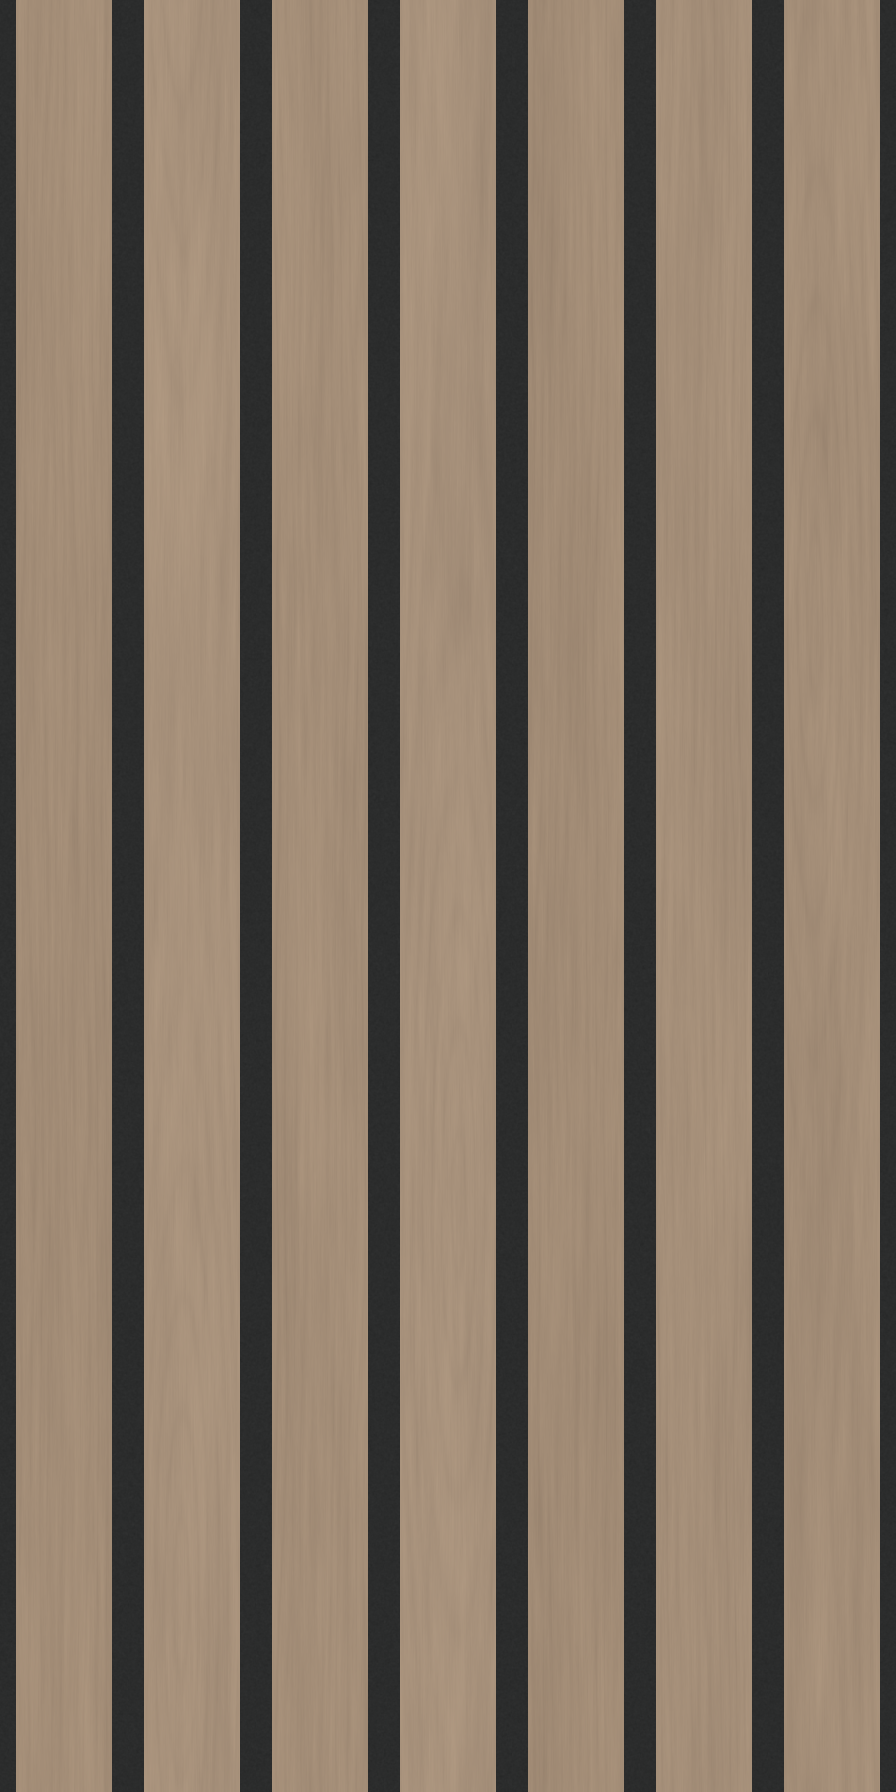

Python code for this plot:
from pathlib import Path
import json
import numpy as np
from PIL import Image, ImageDraw
from scipy.ndimage import gaussian_filter

ROOT = Path(__file__).resolve().parent
W, H = 896, 1792
WIDTH, HEIGHT = 11.8, 23.6
SLATS = 7
PITCH = WIDTH / SLATS
FACE = PITCH * 0.75
rng = np.random.default_rng(23871)


def noise(shape, sy, sx):
    n = gaussian_filter(rng.standard_normal(shape), (sy, sx), mode='wrap')
    return n / max(n.std(), 1e-8)


# Face-only samples avoid the cast shadows along the felt edges.
source = Image.open(ROOT / 'main.jpg').convert('RGB')
mask = Image.new('L', source.size)
ImageDraw.Draw(mask).polygon([(800, 628), (1400, 446), (1420, 482), (850, 666)], fill=255)
samples = np.asarray(source)[np.asarray(mask) > 0]
wood_color = np.median(samples, axis=0)
felt_color = np.array([43., 44., 44.])
color = np.empty((H, W, 3), dtype=float)
height = np.empty((H, W), dtype=float)
slat_px = W // SLATS
v = np.arange(H)[:, None] / H
u = (np.arange(slat_px)[None, :] + 0.5) / slat_px
slat_tones = [-1.8, 2.3, -0.8, 3.0, -2.4, 0.7, -0.5]

for i in range(SLATS):
    shape = (H, slat_px)
    broad = noise(shape, 140, 13)
    medium = noise(shape, 33, 2.2)
    fibers = noise(shape, 17, 0.48)
    pores = noise(shape, 2.8, 0.45)
    warp = noise(shape, 100, 7) * 0.23
    sweep = 0.35 * np.sin(2 * np.pi * (v + i * .143))
    phase = u * 13 + warp + sweep
    if i in (1, 3, 6):
        center = [.42, .58, .37][(1, 3, 6).index(i)]
        arch = np.sin(np.pi * (v + .11 * i)) ** 2
        phase = np.sqrt(((u - center) * 13) ** 2 + arch * 29 + 0.08) + warp * .22
    ring = np.sin(2 * np.pi * phase)
    fine_ring = np.sin(2 * np.pi * (phase * 2.13 + medium * .08))
    vessel = np.maximum(0, -ring - .45) ** 2
    tone = broad * 1.7 + medium * 1.15 + fibers * .9 + pores * .42
    tone += ring * .9 + fine_ring * .45 - vessel * 5
    wood = wood_color + slat_tones[i] + tone[..., None] * np.array([1.0, .91, .76])
    felt = felt_color + noise(shape, .7, .7)[..., None] * 1.1
    distance = (0.375 - np.abs(u - .5)) * PITCH
    bevel = np.clip(distance / .012, 0, 1)
    bevel = bevel * bevel * (3 - 2 * bevel)
    face_mask = distance > 0
    color[:, i*slat_px:(i+1)*slat_px] = np.where(face_mask[..., None], wood, felt)
    # Thin veneer on felt: only the veneer relief, not a thick rigid wood core.
    height[:, i*slat_px:(i+1)*slat_px] = bevel * .022 + np.where(
        face_mask, fibers * .00028 + medium * .00018 - vessel * .0003,
        noise(shape, .7, .7) * .00045)

rgb = np.uint8(np.clip(np.rint(color), 0, 255))
Image.fromarray(rgb).save(ROOT / 'texture.png')
dx = (np.roll(height, -1, axis=1) - np.roll(height, 1, axis=1)) / (2 * WIDTH / W)
dy = (np.roll(height, -1, axis=0) - np.roll(height, 1, axis=0)) / (2 * HEIGHT / H)
normal = np.stack([-dx, dy, np.ones_like(dx)], axis=-1)
normal /= np.linalg.norm(normal, axis=-1, keepdims=True)
normal_rgb = np.uint8(np.clip(np.rint((normal * .5 + .5) * 255), 0, 255))
Image.fromarray(normal_rgb).save(ROOT / 'normal.png')
metadata = {
    'repeatWidthIn': WIDTH,
    'repeatHeightIn': HEIGHT,
    'depthIn': .35,
    'note': 'Seven slats and an approximately 3:1 face-to-gap ratio are estimated from the sole listing photo: 1.264 in faces, 0.421 in gaps, and 1.686 in pitch across the recorded 11.8 in panel width; tile height is 23.6 in and recorded total thickness is 0.35 in. Warm muted white oak is sampled from the main photo over charcoal black felt, with thin veneer relief rather than a rigid wood core.'
}
(ROOT / 'texture.json').write_text(json.dumps(metadata, indent=2) + '\n')
light = np.array([-.48, .58, .66])
light /= np.linalg.norm(light)
shade = .36 + .64 * np.maximum(0, normal @ light)
linear_color = (rgb / 255.) ** 2.2
lit = np.uint8(np.clip((linear_color * shade[..., None]) ** (1/2.2) * 255, 0, 255))
thumb = (336, 672)
flat_tile = Image.fromarray(rgb).resize(thumb, Image.Resampling.LANCZOS)
shaded_tile = Image.fromarray(lit).resize(thumb, Image.Resampling.LANCZOS)
preview = Image.new('RGB', (2016, 2054), (240, 240, 240))
draw = ImageDraw.Draw(preview)
draw.text((12, 12), 'COLOR MAP - 3 x 3 tiles', fill=(30, 30, 30))
draw.text((1020, 12), 'NORMAL-SHADED MATERIAL - upper-left light - 3 x 3 tiles', fill=(30, 30, 30))
for y in range(3):
    for x in range(3):
        preview.paste(flat_tile, (x*336, 38+y*672))
        preview.paste(shaded_tile, (1008+x*336, 38+y*672))
preview.save(ROOT / 'preview.png')
print(f'Wood sample RGB: {wood_color.tolist()}')
print(f'Created {W} x {H} maps; {WIDTH} x {HEIGHT} in, {SLATS} slats')
for name, a in [('color', rgb.astype(float)), ('normal', normal_rgb.astype(float))]:
    print(name, 'boundary mean differences x/y:', round(np.abs(a[:, 0]-a[:, -1]).mean(), 3), round(np.abs(a[0]-a[-1]).mean(), 3))
assert W / H == WIDTH / HEIGHT
